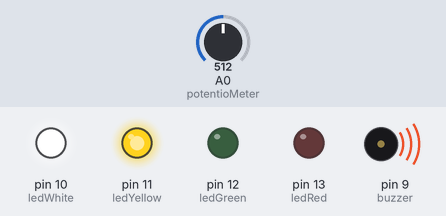
The sketch below on a simulated Arduino Uno, built with avr-gcc and run on an emulated ATmega328P. On the bench: output pins drawn as LEDs (lit = HIGH), buzzer (waves = sounding). The test bench sets the inputs (shaded band); at power-on: A0 (potentioMeter) = 512.

Above: at 1.2 s.
1.3 s: A0 (potentioMeter) set to 584
At 2.1 s:
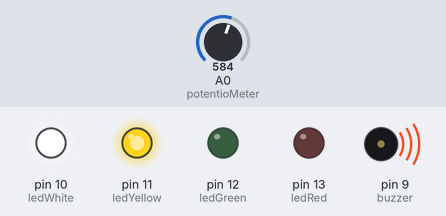
2.8 s: A0 (potentioMeter) set to 619
At 3.9 s:
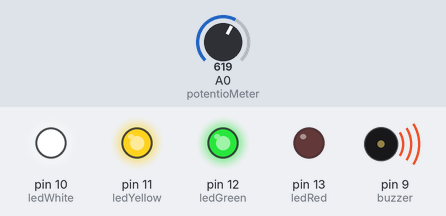
4.3 s: A0 (potentioMeter) set to 782
At 5.1 s:
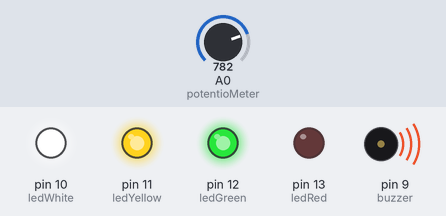
5.8 s: A0 (potentioMeter) set to 809
At 6.2 s:
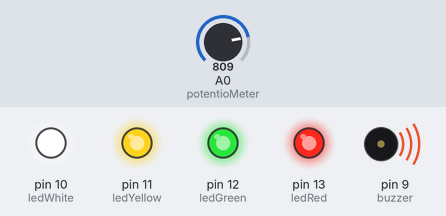
7.3 s: A0 (potentioMeter) set to 390
At 8.5 s:
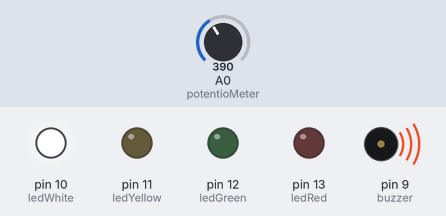
8.8 s: A0 (potentioMeter) set to 414
At 9.7 s:
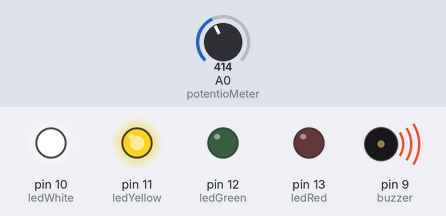
Timing chart, 0 to 11.3 s (numbered marks = the images above; inputs shaded):
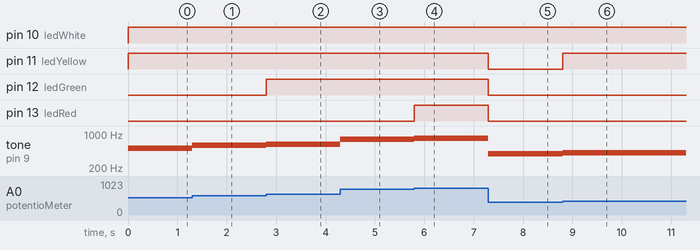

Measured:
- the behaviour switches between 600 and 601 on A0 (potentioMeter) (found by bisection; images 1 and 2)
- the behaviour switches between 800 and 801 on A0 (potentioMeter) (found by bisection; images 3 and 4)
- the behaviour switches between 400 and 401 on A0 (potentioMeter) (found by bisection; images 5 and 6)
- after the input at 1.3 s, tone on pin 9 (buzzer): 512 Hz → 584 Hz at once
- after the input at 2.8 s, pin 12 (ledGreen): LOW → HIGH at once; tone on pin 9 (buzzer): 584 Hz → 619 Hz at once
- after the input at 4.3 s, tone on pin 9 (buzzer): 619 Hz → 782 Hz at once
- after the input at 5.8 s, pin 13 (ledRed): LOW → HIGH at once; tone on pin 9 (buzzer): 782 Hz → 809 Hz at once
- after the input at 7.3 s, pin 11 (ledYellow), pin 12 (ledGreen), pin 13 (ledRed): HIGH → LOW at once; tone on pin 9 (buzzer): 809 Hz → 390 Hz at once
- after the input at 8.8 s, pin 11 (ledYellow): LOW → HIGH at once; tone on pin 9 (buzzer): 390 Hz → 414 Hz at once

The sketch:

sketch.ino
```cpp
  int ledRed = 13;
  int ledGreen = 12;
  int ledYellow = 11;
  int ledWhite = 10;
  int buzzer = 9;
  int potentioMeter = A0;
  int value;

void setup() {
  Serial.begin(9600);
  pinMode(ledRed, OUTPUT);
  pinMode(ledGreen, OUTPUT);
  pinMode(ledYellow, OUTPUT);
  pinMode(ledWhite, OUTPUT);
  pinMode(buzzer, OUTPUT);
  pinMode(potentioMeter, INPUT);
}

void loop() {
  value = analogRead(potentioMeter);
  tone(buzzer, value);

  if (value > 800) {
    digitalWrite(ledWhite, HIGH);
    digitalWrite(ledYellow, HIGH);
    digitalWrite(ledGreen, HIGH);
    digitalWrite(ledRed, HIGH);
  }
  else if (value > 600) {
    digitalWrite(ledWhite, HIGH);
    digitalWrite(ledYellow, HIGH);
    digitalWrite(ledGreen, HIGH);
    digitalWrite(ledRed, LOW);
  }
  else if (value > 400) {
    digitalWrite(ledWhite, HIGH);
    digitalWrite(ledYellow, HIGH);
    digitalWrite(ledGreen, LOW);
    digitalWrite(ledRed, LOW);
  }
  else if (value > 200) {
    digitalWrite(ledWhite, HIGH);
    digitalWrite(ledYellow, LOW);
    digitalWrite(ledGreen, LOW);
    digitalWrite(ledRed, LOW);
  }
  else {
    digitalWrite(ledWhite, LOW);
    digitalWrite(ledYellow, LOW);
    digitalWrite(ledGreen, LOW);
    digitalWrite(ledRed, LOW);
  }
}
```
